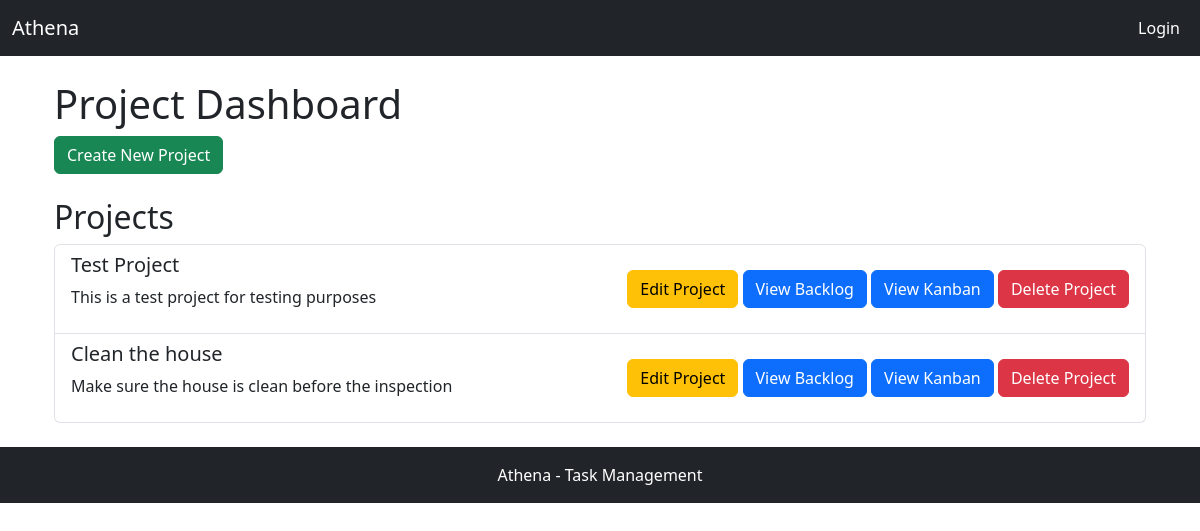
The app's page /, older data.
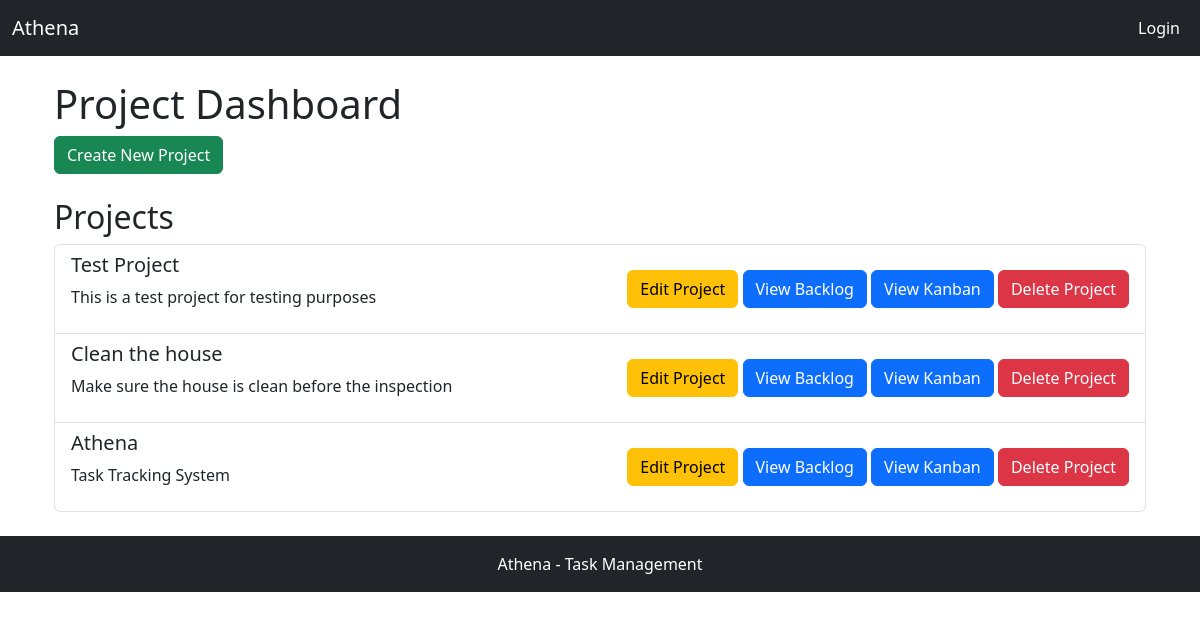
The same page, newer data.
### apps/tickets/models.py (models this page shows)
class Project(models.Model):
    name = models.CharField(max_length=200)
    description = models.TextField()

### apps/tickets/views.py (the view)
def dashboard_view(request):
    projects = Project.objects.all()  # Get all projects
    return render(request, "tickets/dashboard.html", {"projects": projects})

### apps/tickets/templates/tickets/dashboard.html (shortened to what this page needs)
{% extends "base.html" %}
{% block content %}
<div class="container">
    <h1>Project Dashboard</h1>
    <a href="{% url 'create_project_view' %}" class="btn btn-success mb-4">Create New Project</a>
    <h2>Projects</h2>
    <ul class="list-group">
        {% for project in projects %}
        <li class="list-group-item d-flex justify-content-between align-items-center">
            <div>
                <h5>{{ project.name }}</h5>
                <p>{{ project.description }}</p>
            </div>
            <div>
                <a href="{% url 'update_project_view' project.id %}" class="btn btn-warning">Edit Project</a>
                <a href="{% url 'backlog_view' project.id %}" class="btn btn-primary">View Backlog</a>
                <a href="{% url 'kanban_view' project.id %}" class="btn btn-primary">View Kanban</a>
                <a href="{% url 'project_delete' project.id %}" class="btn btn-danger">Delete Project</a>
            </div>
        </li>
        {% empty %}
        <li class="list-group-item">No projects available. <a href="{% url 'create_project_view' %}">Create a new project</a></li>
        {% endfor %}
    </ul>
</div>
{% endblock %}

Row changes from the older to the newer data that the page shows:
added Project: name "Athena", description "Task Tracking System"
